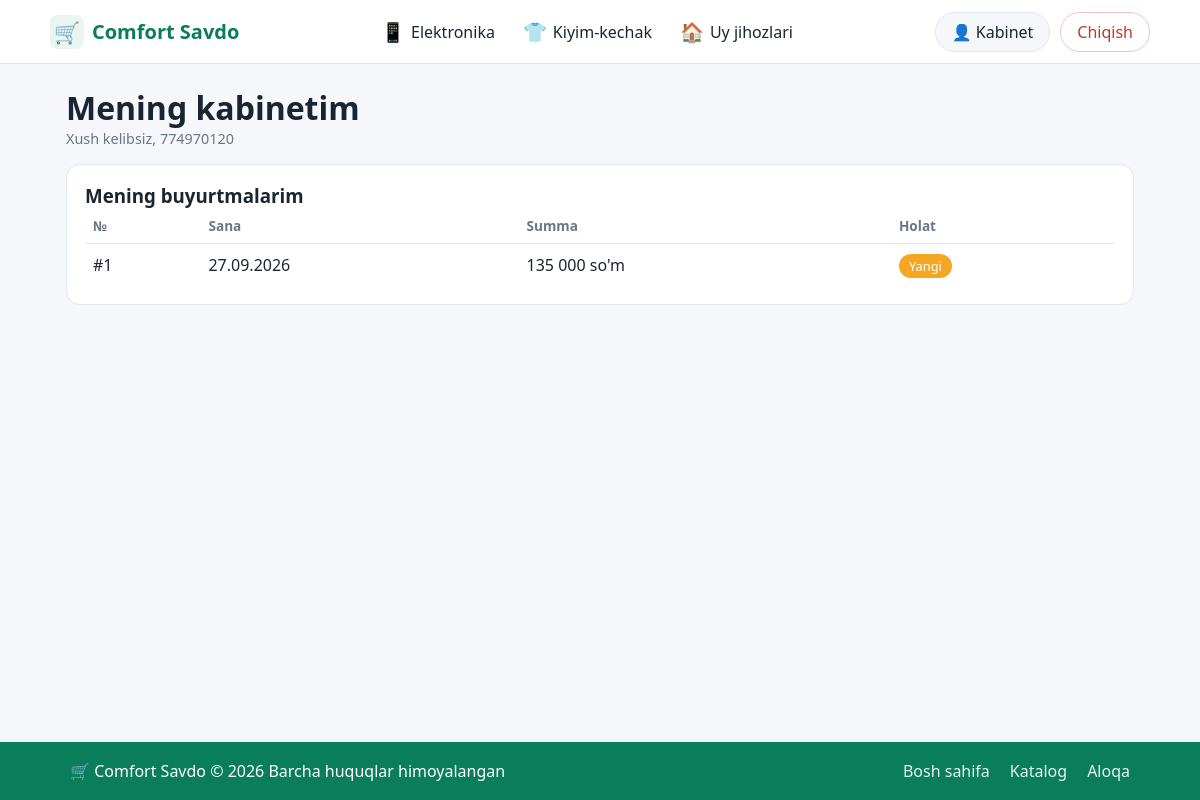
/cabinet/ (signed in), run on the app's committed database.
### apps/models.py (models this page shows, shortened)
class Category(models.Model):
    title = models.CharField(max_length=100)
    slug = models.SlugField(max_length=120, unique=True)
    image = models.TextField(
        blank=True,
        verbose_name="Ikonka (emoji)",
        help_text="Bu yerga oddiy emoji yozing, masalan: 📱 yoki 👕 yoki 🏠. Rasm fayl emas — matn sifatida yoziladi."
    )
    subtitle = models.CharField(max_length=200, blank=True)
    color = models.CharField(
        max_length=7, blank=True, default='#dbeafe',
        help_text="Tile foni, masalan #dbeafe (home.html dagi kartalar uchun)"
    )
    order = models.PositiveIntegerField(default=0)
    is_active = models.BooleanField(default=True)
    class Meta:
        ordering = ['order', 'id']
        verbose_name = "Kategoriya"
        verbose_name_plural = "Kategoriyalar"

class User(AbstractUser):
    username = None
    phone = models.CharField(max_length=20, unique=True)
    ref_code = models.CharField(max_length=12, unique=True, blank=True, null=True)
    balance = models.PositiveIntegerField(default=0)
    USERNAME_FIELD = 'phone'
    REQUIRED_FIELDS = []
    objects = UserManager()

class Order(models.Model):
    STATUS_CHOICES = [
        ('new', 'Yangi'),
        ('processing', 'Jarayonda'),
        ('confirmed', 'Tasdiqlangan'),
        ('shipped', "Yo'lda"),
        ('delivered', 'Yetkazildi'),
        ('no_answer', 'Javob bermadi'),
        ('cancelled', 'Bekor qilindi'),
    ]
    user = models.ForeignKey(User, on_delete=models.SET_NULL, null=True, blank=True, related_name='orders')
    customer_name = models.CharField(max_length=150)
    customer_phone = models.CharField(max_length=20)
    region = models.CharField(max_length=100, blank=True)
    address = models.CharField(max_length=255, blank=True)
    total_price = models.PositiveIntegerField(default=0)
    status = models.CharField(max_length=20, choices=STATUS_CHOICES, default='new')
    comment = models.TextField(blank=True)
    created_at = models.DateTimeField(auto_now_add=True)
    updated_at = models.DateTimeField(auto_now=True)
    class Meta:
        ordering = ['-created_at']
        verbose_name = "Buyurtma"
        verbose_name_plural = "Buyurtmalar"

### apps/views.py (the view)
# urls.py: path('cabinet/', views.cabinet, name='cabinet'),
def cabinet(request):
    context = {'orders': Order.objects.filter(user=request.user)[:10]} if request.user.is_authenticated else {}
    context.update(_nav_context())
    return render(request, 'cabinet.html', context)

### apps/views.py (called while the page is built)
def _nav_context(current_category_slug=None):
    return {
        'nav_categories': Category.objects.filter(is_active=True),
        'current_category_slug': current_category_slug,
    }

### templates/cabinet.html (shortened to what this page needs)
{% extends 'base/base.html' %}
{% load static %}
{% load humanize %}
{% block content %}
<h1>Mening kabinetim</h1>
<p class="mu">Xush kelibsiz, {{ user.first_name|default:user.phone }}</p>
<div class="card" style="margin-top:16px">
    <h3>Mening buyurtmalarim</h3>
    {% if orders %}
    <table>
        <tr><th>№</th><th>Sana</th><th>Summa</th><th>Holat</th></tr>
        {% for order in orders %}
        <tr>
            <td>#{{ order.id }}</td>
            <td>{{ order.created_at|date:"d.m.Y" }}</td>
            <td>{{ order.total_price|intcomma }} so'm</td>
            <td><span class="badge {{ order.status }}">{{ order.get_status_display }}</span></td>
        </tr>
        {% endfor %}
    </table>
    {% else %}
    <p class="mu">Hozircha buyurtmalaringiz yo'q.</p>
    {% endif %}
</div>
{% endblock %}

### templates/base/base.html (shortened to what this page needs)
{% load static %}
<!DOCTYPE html>
<html lang="uz"><head><meta charset="UTF-8"><meta name="viewport" content="width=device-width, initial-scale=1">
</head><body>
<nav><div class="nav-inner">
<a class="brand" href="{% url 'home' %}"><span class="im" style="width:34px;height:34px;font-size:1.3rem;border-radius:8px">🛒</span>Comfort Savdo</a>
<div class="menu">
    {% for category in nav_categories %}
        <a href="{% url 'category_detail' category.slug %}" class="{% if current_category_slug == category.slug %}on{% endif %}">
            <i>{{ category.image|safe }}</i>{{ category.title }}
        </a>
    {% endfor %}
</div>
<div class="auth">
    {% if user.is_authenticated %}
        <a href="{% url 'cabinet' %}" class="user-link">👤 {{ user.first_name|default:"Kabinet" }}</a>
        <form method="post" action="{% url 'logout' %}" style="margin:0">
            <button type="submit" class="logout-btn">Chiqish</button>
        </form>
    {% else %}
        <a href="{% url 'login' %}" class="login-link">Kirish</a>
        <a href="{% url 'register' %}" class="reg">Ro'yxatdan o'tish</a>
    {% endif %}
</div>
</div></nav>
<main>
{% block content %}{% endblock %}
</main>
<footer>
    <div class="footer-inner">
        <span>🛒 Comfort Savdo © 2026 Barcha huquqlar himoyalangan</span>
        <div class="footer-links">
            <a href="{% url 'home' %}">Bosh sahifa</a>
            <a href="{% url 'catalog' %}">Katalog</a>
            <a href="#">Aloqa</a>
        </div>
    </div>
</footer>
</body></html>

### templates/base/base.html (style rules this page uses)
* { box-sizing:border-box;margin:0 }
body { font-family:system-ui,sans-serif;background:#f5f7fa;color:#1b2430 }
a { color:inherit;text-decoration:none }
nav { position:sticky;top:0;z-index:9;background:#fff;border-bottom:1px solid #e2e7ee;padding:10px 20px }
.nav-inner { max-width:1100px;margin:auto;display:flex;align-items:center;gap:16px }
.brand { font-weight:800;font-size:1.25rem;color:#0a7d5a;display:flex;align-items:center;gap:8px;flex-shrink:0 }
.menu { flex:1;display:flex;justify-content:center;gap:4px }
.menu a { display:flex;align-items:center;gap:6px;padding:8px 12px;border-radius:8px;white-space:nowrap }
.menu i { font-style:normal;font-size:1.2rem }
.auth { display:flex;align-items:center;gap:10px;flex-shrink:0 }
.auth a,.auth button { display:flex;align-items:center;gap:6px;padding:8px 16px;border-radius:99px;white-space:nowrap;font:inherit;cursor:pointer }
.auth .user-link { background:#f5f7fa;color:#1b2430;border:1px solid #e2e7ee }
.auth .logout-btn { background:#fff;color:#c0392b;border:1px solid #f1c4c4 }
main { max-width:1100px;margin:auto;padding:22px 16px 50px }
.im { display:grid;place-items:center;background:var(--c,#e8f5f0);font-size:3rem;overflow:hidden }
.mu { color:#6b7686;font-size:.9rem }
html,body { height:100% }
body { display:flex;flex-direction:column;min-height:100vh }
main { flex:1;width:100% }
footer { background:#0a7d5a;color:#fff }
.footer-inner { max-width:1100px;margin:auto;padding:18px 20px;display:flex;justify-content:space-between;align-items:center;flex-wrap:wrap;gap:10px }
.footer-inner a { color:#fff;opacity:.9 }
.footer-links { display:flex;gap:20px;flex-wrap:wrap }

### templates/cabinet.html (style rules this page uses)
.card { background:#fff;border:1px solid #e2e7ee;border-radius:14px;padding:18px;margin-bottom:14px }
table { width:100%;border-collapse:collapse }
th { text-align:left;color:#6b7686;font-size:.85rem;font-weight:600;padding:8px }
td { padding:10px 8px;border-top:1px solid #e2e7ee }
.badge { padding:3px 10px;border-radius:99px;font-size:.8rem;color:#fff;background:#6b7686 }
.badge.new { background:#f5a623 }

### data on the page
Category: image "📱", title "Elektronika"
Category: image "👕", title "Kiyim-kechak"
Category: image "🏠", title "Uy jihozlari"
User: first_name "Kabinet", first_name "774970120"
Order: id "1", created_at "27.09.2026", total_price "135 000", status "Yangi"
